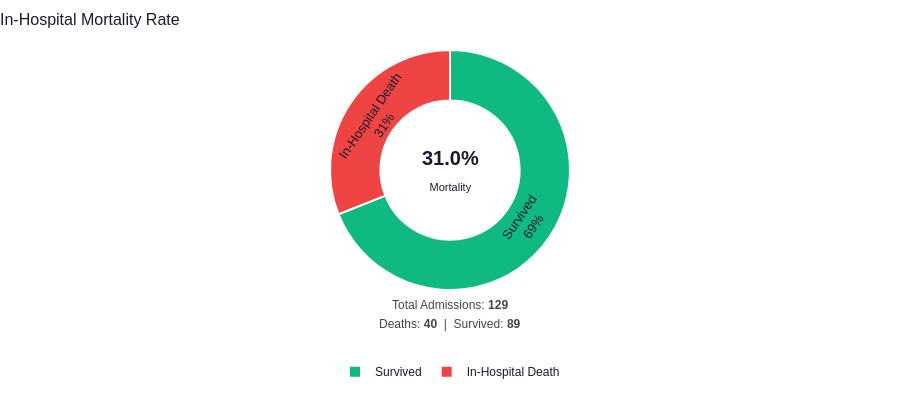

This figure's notebook cell:
### Code cell
# Display inline preview of the mortality chart
figs_preview = {}
import pandas as pd, os
from plotly.subplots import make_subplots
import plotly.graph_objects as go
# Quick inline chart — just show figure 1 inline
admissions_tmp = pd.read_csv(os.path.join(DATA_DIR, "ADMISSIONS.csv"),
                              usecols=["hospital_expire_flag","admission_type"])
admissions_tmp["hospital_expire_flag"] = admissions_tmp["hospital_expire_flag"].fillna(0).astype(int)
fig_preview = fig_mortality(admissions_tmp)
fig_preview.show()

### Figure 1 — Plotly figure (JSON) as saved in the notebook; plotly's stock layout.template omitted (floating-point values rounded to 4 significant figures)
{"data": [{"direction": "clockwise", "hole": 0.58, "hovertemplate": "%{label}: %{value} patients (%{percent})<extra></extra>", "labels": ["Survived", "In-Hospital Death"], "marker": {"colors": ["#10B981", "#EF4444"], "line": {"color": "#ffffff", "width": 2}}, "textfont": {"color": "#1a1a2e", "size": 13}, "textinfo": "label+percent", "type": "pie", "values": [89, 40]}], "layout": {"annotations": [{"font": {"color": "#1a1a2e", "size": 20}, "showarrow": false, "text": "<b>31.0%</b><br><span style='font-size:11px'>Mortality</span>", "x": 0.5, "xanchor": "center", "y": 0.5, "yanchor": "middle"}, {"font": {"color": "#444", "size": 12}, "showarrow": false, "text": "Total Admissions: <b>129</b>", "x": 0.5, "xanchor": "center", "xref": "paper", "y": -0.1, "yref": "paper"}, {"font": {"color": "#444", "size": 12}, "showarrow": false, "text": "Deaths: <b>40</b> &nbsp;|&nbsp; Survived: <b>89</b>", "x": 0.5, "xanchor": "center", "xref": "paper", "y": -0.18, "yref": "paper"}], "font": {"color": "#1a1a2e", "family": "Arial, sans-serif"}, "height": 400, "legend": {"font": {"size": 12}, "orientation": "h", "x": 0.5, "xanchor": "center", "y": -0.28}, "margin": {"b": 110, "l": 20, "r": 20, "t": 50}, "paper_bgcolor": "#ffffff", "plot_bgcolor": "#f8f9fa", "showlegend": true, "title": {"font": {"color": "#1a1a2e", "size": 16}, "text": "In-Hospital Mortality Rate", "x": 0, "xanchor": "left"}}}
